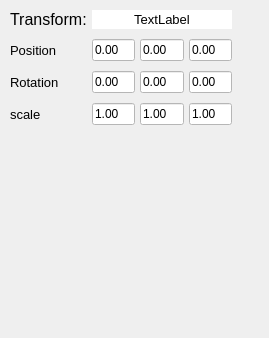
<?xml version="1.0" encoding="UTF-8"?>
<ui version="4.0">
 <class>InfoWidget</class>
 <widget class="QWidget" name="InfoWidget">
  <property name="geometry">
   <rect>
    <x>0</x>
    <y>0</y>
    <width>269</width>
    <height>338</height>
   </rect>
  </property>
  <property name="windowTitle">
   <string>Form</string>
  </property>
  <widget class="QWidget" name="formLayoutWidget">
   <property name="geometry">
    <rect>
     <x>10</x>
     <y>10</y>
     <width>222</width>
     <height>451</height>
    </rect>
   </property>
   <layout class="QFormLayout" name="formLayout">
    <property name="horizontalSpacing">
     <number>5</number>
    </property>
    <property name="verticalSpacing">
     <number>10</number>
    </property>
    <item row="0" column="0">
     <widget class="QLabel" name="label">
      <property name="font">
       <font>
        <family>Arial</family>
        <pointsize>12</pointsize>
       </font>
      </property>
      <property name="text">
       <string>Transform:</string>
      </property>
     </widget>
    </item>
    <item row="1" column="0">
     <widget class="QLabel" name="label_2">
      <property name="font">
       <font>
        <family>Arial</family>
        <pointsize>10</pointsize>
       </font>
      </property>
      <property name="text">
       <string>Position</string>
      </property>
     </widget>
    </item>
    <item row="1" column="1">
     <layout class="QHBoxLayout" name="horizontalLayout">
      <property name="spacing">
       <number>5</number>
      </property>
      <item>
       <widget class="QLineEdit" name="posX">
        <property name="focusPolicy">
         <enum>Qt::ClickFocus</enum>
        </property>
        <property name="styleSheet">
         <string notr="true">background-color: rgb(255, 255, 255);</string>
        </property>
        <property name="text">
         <string>0.00</string>
        </property>
       </widget>
      </item>
      <item>
       <widget class="QLineEdit" name="posY">
        <property name="focusPolicy">
         <enum>Qt::ClickFocus</enum>
        </property>
        <property name="styleSheet">
         <string notr="true">background-color: rgb(255, 255, 255);</string>
        </property>
        <property name="text">
         <string>0.00</string>
        </property>
       </widget>
      </item>
      <item>
       <widget class="QLineEdit" name="posZ">
        <property name="focusPolicy">
         <enum>Qt::ClickFocus</enum>
        </property>
        <property name="styleSheet">
         <string notr="true">background-color: rgb(255, 255, 255);</string>
        </property>
        <property name="text">
         <string>0.00</string>
        </property>
       </widget>
      </item>
     </layout>
    </item>
    <item row="2" column="0">
     <widget class="QLabel" name="label_3">
      <property name="font">
       <font>
        <family>Arial</family>
        <pointsize>10</pointsize>
       </font>
      </property>
      <property name="text">
       <string>Rotation</string>
      </property>
     </widget>
    </item>
    <item row="2" column="1">
     <layout class="QHBoxLayout" name="horizontalLayout_2">
      <property name="spacing">
       <number>5</number>
      </property>
      <item>
       <widget class="QLineEdit" name="angleX">
        <property name="focusPolicy">
         <enum>Qt::ClickFocus</enum>
        </property>
        <property name="styleSheet">
         <string notr="true">background-color: rgb(255, 255, 255);</string>
        </property>
        <property name="text">
         <string>0.00</string>
        </property>
       </widget>
      </item>
      <item>
       <widget class="QLineEdit" name="angleY">
        <property name="focusPolicy">
         <enum>Qt::ClickFocus</enum>
        </property>
        <property name="styleSheet">
         <string notr="true">background-color: rgb(255, 255, 255);</string>
        </property>
        <property name="text">
         <string>0.00</string>
        </property>
       </widget>
      </item>
      <item>
       <widget class="QLineEdit" name="angleZ">
        <property name="focusPolicy">
         <enum>Qt::ClickFocus</enum>
        </property>
        <property name="styleSheet">
         <string notr="true">background-color: rgb(255, 255, 255);</string>
        </property>
        <property name="text">
         <string>0.00</string>
        </property>
       </widget>
      </item>
     </layout>
    </item>
    <item row="3" column="0">
     <widget class="QLabel" name="label_4">
      <property name="font">
       <font>
        <family>Arial</family>
        <pointsize>10</pointsize>
       </font>
      </property>
      <property name="text">
       <string>scale</string>
      </property>
     </widget>
    </item>
    <item row="3" column="1">
     <layout class="QHBoxLayout" name="horizontalLayout_3">
      <property name="spacing">
       <number>5</number>
      </property>
      <item>
       <widget class="QLineEdit" name="scaleX">
        <property name="focusPolicy">
         <enum>Qt::ClickFocus</enum>
        </property>
        <property name="styleSheet">
         <string notr="true">background-color: rgb(255, 255, 255);</string>
        </property>
        <property name="text">
         <string>1.00</string>
        </property>
       </widget>
      </item>
      <item>
       <widget class="QLineEdit" name="scaleY">
        <property name="focusPolicy">
         <enum>Qt::ClickFocus</enum>
        </property>
        <property name="styleSheet">
         <string notr="true">background-color: rgb(255, 255, 255);</string>
        </property>
        <property name="text">
         <string>1.00</string>
        </property>
       </widget>
      </item>
      <item>
       <widget class="QLineEdit" name="scaleZ">
        <property name="focusPolicy">
         <enum>Qt::ClickFocus</enum>
        </property>
        <property name="styleSheet">
         <string notr="true">background-color: rgb(255, 255, 255);</string>
        </property>
        <property name="text">
         <string>1.00</string>
        </property>
       </widget>
      </item>
     </layout>
    </item>
    <item row="0" column="1">
     <widget class="QLabel" name="objName">
      <property name="font">
       <font>
        <family>Arial</family>
        <pointsize>10</pointsize>
       </font>
      </property>
      <property name="styleSheet">
       <string notr="true">background-color: rgb(255, 255, 255);</string>
      </property>
      <property name="text">
       <string>TextLabel</string>
      </property>
      <property name="alignment">
       <set>Qt::AlignCenter</set>
      </property>
     </widget>
    </item>
   </layout>
  </widget>
 </widget>
 <resources/>
 <connections/>
</ui>
